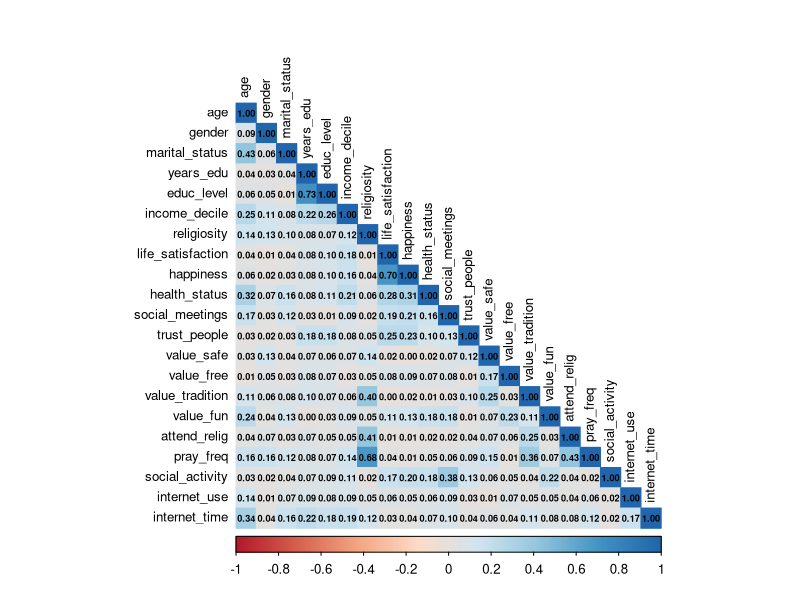
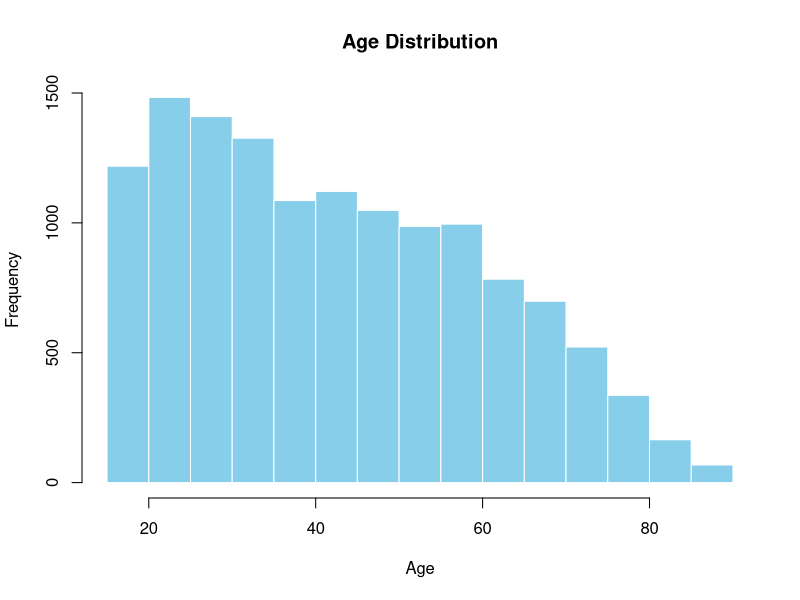
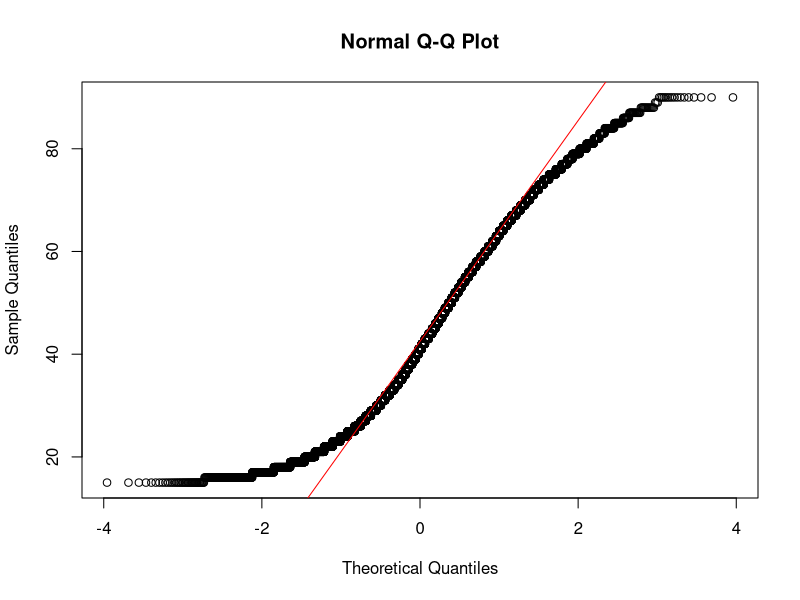
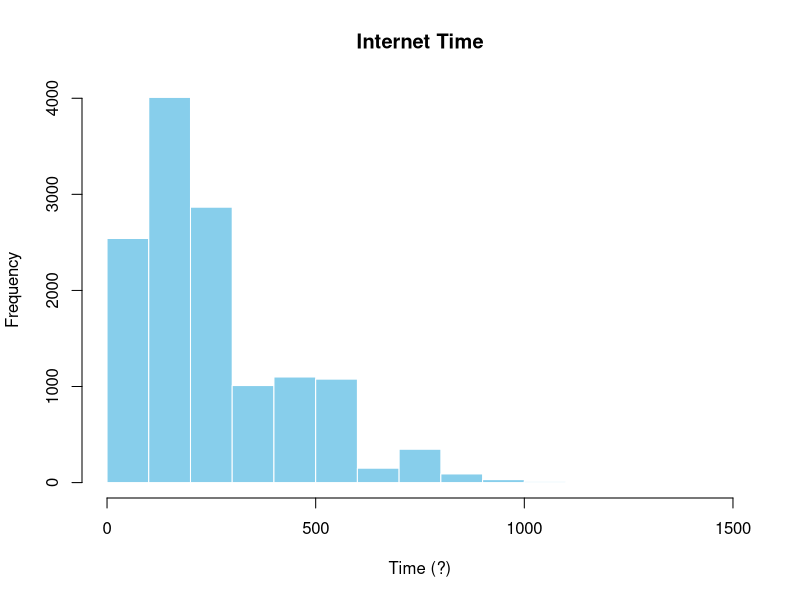
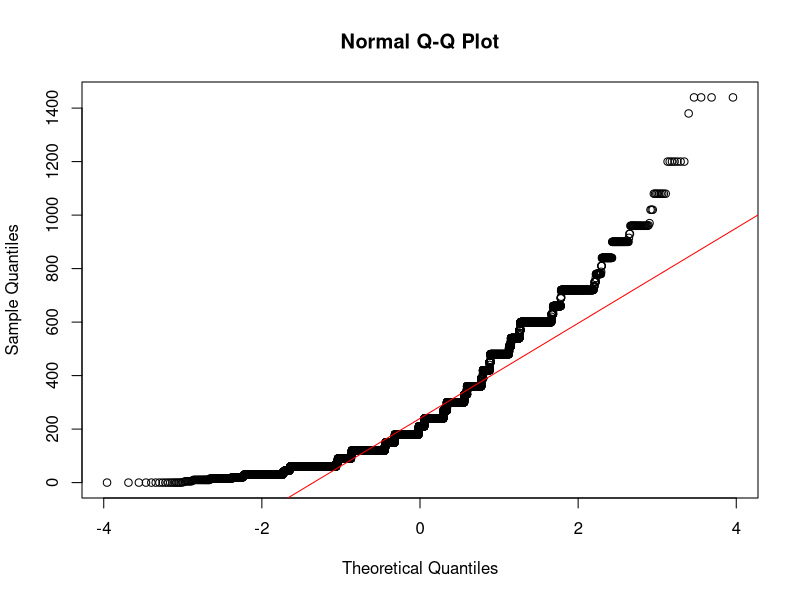
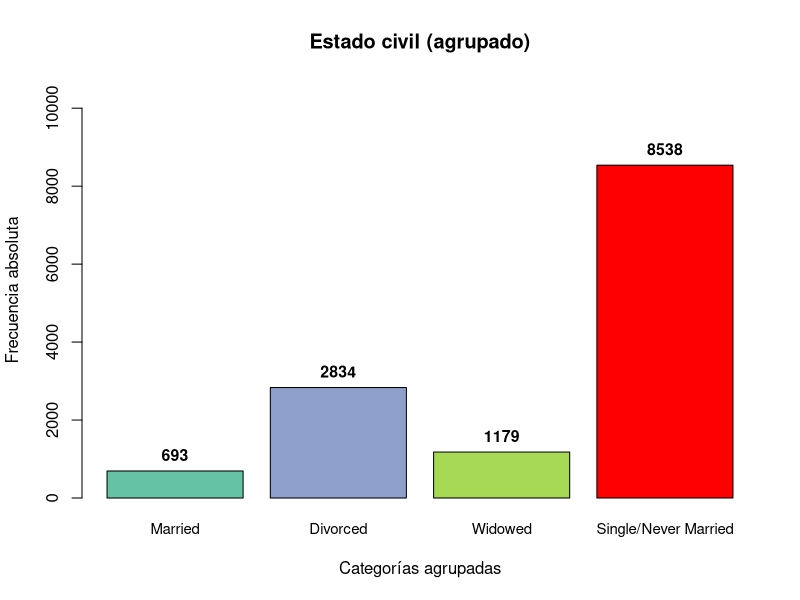
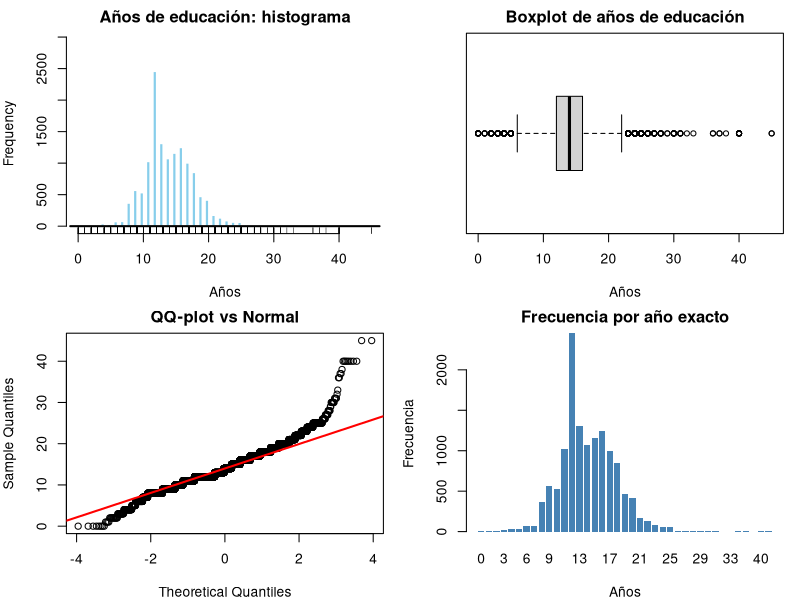
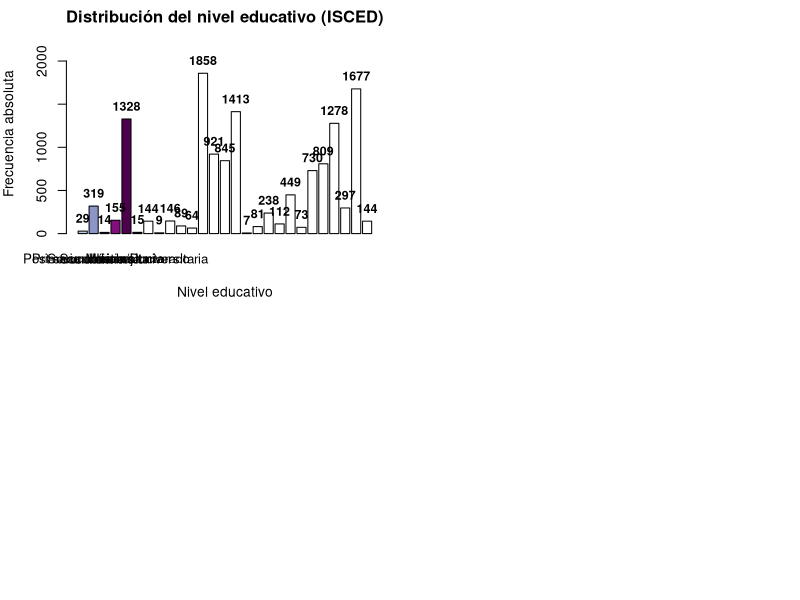

Write R code to recreate these figures, in order.
df <- read.csv("data/clean_data.csv")

library(corrplot)
library(RColorBrewer)
library(e1071)

correlation_matrix <-abs( cor(df, use = "complete.obs"))

corrplot(correlation_matrix, 
         method = "color",
         type = "lower",
         col = colorRampPalette(brewer.pal(8, "RdBu"))(200),
         addCoef.col = "black", # Correlation values
         tl.col = "black",      # Label text color
         tl.cex = 0.8,          # Label text size
         number.cex = 0.55      # Correlation values size
)

summary(df$age)

hist(df$age, breaks = 20, col = "skyblue", border = "white",
     main = "Age Distribution", xlab = "Age")

skewness(df$age, na.rm = TRUE)
kurtosis(df$age, na.rm = TRUE)

qqnorm(df$age)
qqline(df$age, col = "red")


hist(df$internet_time, breaks = 20, col = "skyblue", border = "white",
     main = "Internet Time", xlab = "Time (?)")

skewness(df$internet_time, na.rm = TRUE)
kurtosis(df$internet_time, na.rm = TRUE)

qqnorm(df$internet_time)
qqline(df$internet_time, col = "red")

# =========================================================
# 💍 Estado civil: agrupar (1,2) y (3,4); dejar 5 aparte
# =========================================================

# Crear variable agrupada
# Grupos:
#  - 1 & 2  -> "Casado/Separado"
#  - 3 & 4  -> "Divorciado/Viudo"
#  - 5      -> "Viudo"
#  - 6      -> "Soltero"
df$marital_group <- NA_integer_
df$marital_group[df$marital_status %in% c(1,2)] <- 12
df$marital_group[df$marital_status %in% c(3,4)] <- 34
df$marital_group[df$marital_status %in% 5]      <- 5
df$marital_group[df$marital_status %in% 6]      <- 6

# Convertir a factor con etiquetas ordenadas
df$marital_group <- factor(df$marital_group,
                           levels = c(12, 34, 5, 6),
                           labels = c("Married", "Divorced", "Widowed", "Single/Never Married"))

# Frecuencias y porcentajes
cat("\n--- Frecuencias (grupos) ---\n")
tabla_grp <- table(df$marital_group)
print(tabla_grp)

cat("\n--- Porcentajes (grupos) ---\n")
porc_grp <- round(prop.table(tabla_grp) * 100, 2)
print(porc_grp)

# --- Barplot con etiquetas debajo y valores encima ---
bar_colors <- c("#66c2a5", "#8da0cb", "#a6d854", "red")
labels_grp <- levels(df$marital_group)

bar_centers <- barplot(tabla_grp,
                       col = bar_colors,
                       main = "Estado civil (agrupado)",
                       xlab = "Categorías agrupadas",
                       ylab = "Frecuencia absoluta",
                       ylim = c(0, max(tabla_grp)*1.25),
                       axes = TRUE,
                       yaxt = "s",
                       names.arg = rep("", length(labels_grp)))  # dejamos hueco

# Etiquetas centradas debajo de cada barra
mtext(side = 1, at = bar_centers, text = labels_grp, line = 1, cex = 0.9)

# Valores encima de cada barra
text(x = bar_centers, y = tabla_grp,
     labels = tabla_grp, pos = 3, cex = 0.95, col = "black", font = 2)

# Comentario rápido
moda_idx <- which.max(tabla_grp)
cat(sprintf("\nCategoría más frecuente: %s (%.2f%%)\n",
            labels_grp[moda_idx], porc_grp[moda_idx]))

cat("\nModelo teórico: Multinomial con 3 categorías (n =", sum(tabla_grp), ")\n")


# =========================================================
# 🎓 Variable: years_edu — Años de educación (análisis univariante)
# =========================================================

v <- df$years_edu

cat("N total:", length(v), "\n")
cat("N válidos:", sum(!is.na(v)), "\n")
cat("N NA:", sum(is.na(v)), "\n\n")

# ---- Estadísticos básicos
cat("Resumen:\n")
print(summary(v))
cat("\nMedia:", round(mean(v, na.rm=TRUE), 3),
    " | Mediana:", round(median(v, na.rm=TRUE), 3),
    " | Desv. Típica:", round(sd(v, na.rm=TRUE), 3),
    " | Mín:", min(v, na.rm=TRUE),
    " | Máx:", max(v, na.rm=TRUE), "\n\n")

# ---- Forma de la distribución
suppressWarnings({
  if (!requireNamespace("e1071", quietly = TRUE)) {
    cat("Nota: paquete 'e1071' no instalado; salto asimetría/curtosis.\n")
    skew <- NA; kurt <- NA
  } else {
    skew <- e1071::skewness(v, na.rm = TRUE, type = 2)
    kurt <- e1071::kurtosis(v, na.rm = TRUE, type = 2)
  }
})
cat("Asimetría (skewness):", round(skew, 3), 
    " | Curtosis:", round(kurt, 3), "\n\n")

# ---- Test de normalidad (Shapiro con muestreo si hay muchos casos)
vv <- v[is.finite(v)]
if (length(vv) >= 3) {
  set.seed(123)
  nmax <- 5000
  vv_s <- if (length(vv) > nmax) sample(vv, nmax) else vv
  sh <- try(shapiro.test(vv_s), silent = TRUE)
  if (!inherits(sh, "try-error")) {
    cat("Shapiro-Wilk (muestra de", length(vv_s), "): W=",
        round(sh$statistic, 3), " p-value=", format(sh$p.value, digits = 3), "\n\n")
  }
}

# ---- Gráficos: histograma + densidad + boxplot + QQ-plot
op <- par(no.readonly = TRUE); on.exit(par(op), add = TRUE)
par(mfrow = c(2,2), mar = c(4,4,2,1))

# Histograma con ejes y densidad
h <- hist(v, breaks = "FD", col = "skyblue", border = "white",
          main = "Años de educación: histograma", xlab = "Años",
          ylim = c(0, max(hist(v, breaks="FD", plot=FALSE)$counts)*1.2))
rug(v)
lines(density(v, na.rm = TRUE), lwd = 2)

# Boxplot horizontal
boxplot(v, horizontal = TRUE, col = "lightgray", border = "black",
        main = "Boxplot de años de educación", xlab = "Años")

# QQ-plot vs Normal
qqnorm(v, main = "QQ-plot vs Normal"); qqline(v, col = "red", lwd = 2)

# Barras (conteo por cada año, útil si es muy discreta)
tab <- table(v)
barplot(tab, col = "steelblue", border = NA,
        main = "Frecuencia por año exacto", xlab = "Años", ylab = "Frecuencia")

# ---- Sugerencia de ajuste teórico
cat("Sugerencia de ajuste:\n",
    "- En encuestas como ESS, 'years_edu' suele ser unimodal, leve cola derecha.\n",
    "- Aproxima bien a una Normal discreta (o Normal truncada al rango plausible 0–40).\n",
    "- Si hubiese cola marcada, considerar Poisson/NegBin con media alta (≈ normal).\n")

# =========================================================
# 🎓 Variable: educ_level — Nivel educativo (ISCED)
# =========================================================

# Etiquetas estándar del ESS (pueden variar según país)
# Ajusta si en tu dataset los códigos difieren
labels_educ <- c(
  "Primaria o menos", 
  "Secundaria baja", 
  "Secundaria alta", 
  "Post-secundaria no universitaria", 
  "Universitaria", 
  "Máster/Doctorado"
)

# Comprobamos los valores únicos
cat("\nValores únicos en educ_level:\n")
print(sort(unique(df$educ_level)))

# Si hay más de 6 niveles, se truncarán al máximo
n_levels <- length(unique(df$educ_level))
if (n_levels > length(labels_educ)) {
  labels_educ <- labels_educ[1:n_levels]
}

# Tabla de frecuencias
tabla_educ <- table(df$educ_level)
porc_educ <- round(prop.table(tabla_educ) * 100, 2)

cat("\n--- Frecuencias absolutas ---\n")
print(tabla_educ)
cat("\n--- Porcentajes (%) ---\n")
print(porc_educ)

# --- Barplot ordenado con etiquetas y valores ---
bar_colors <- c("#b3cde3", "#8c96c6", "#8856a7", "#810f7c", "#4d004b", "#2a003a")
bar_centers <- barplot(tabla_educ,
                       col = bar_colors[1:length(tabla_educ)],
                       main = "Distribución del nivel educativo (ISCED)",
                       xlab = "Nivel educativo",
                       ylab = "Frecuencia absoluta",
                       ylim = c(0, max(tabla_educ) * 1.25),
                       names.arg = rep("", length(tabla_educ)))

# Etiquetas debajo de las barras
mtext(side = 1, at = bar_centers, text = labels_educ[1:length(tabla_educ)], line = 1, cex = 0.8)

# Valores encima de las barras
text(x = bar_centers, y = tabla_educ, labels = tabla_educ, pos = 3, cex = 0.9, font = 2)

# Moda (categoría más frecuente)
moda_idx <- which.max(tabla_educ)
moda_categoria <- labels_educ[moda_idx]
cat("\nModa (nivel más frecuente):", moda_categoria, "\n")

# Comentario descriptivo automático
total <- sum(tabla_educ)
cat(sprintf("\nEl nivel educativo más común es '%s' (%.1f%% del total).\n",
            moda_categoria, porc_educ[moda_idx]))

# Modelo teórico y nota sobre distribución
cat("\nModelo teórico: Distribución ordinal discreta (categorías ISCED).\n")
cat("Observación: la distribución suele concentrarse en 'Secundaria alta' o 'Universitaria',\n",
    "con ligera asimetría a la derecha (más educación superior que primaria).\n")